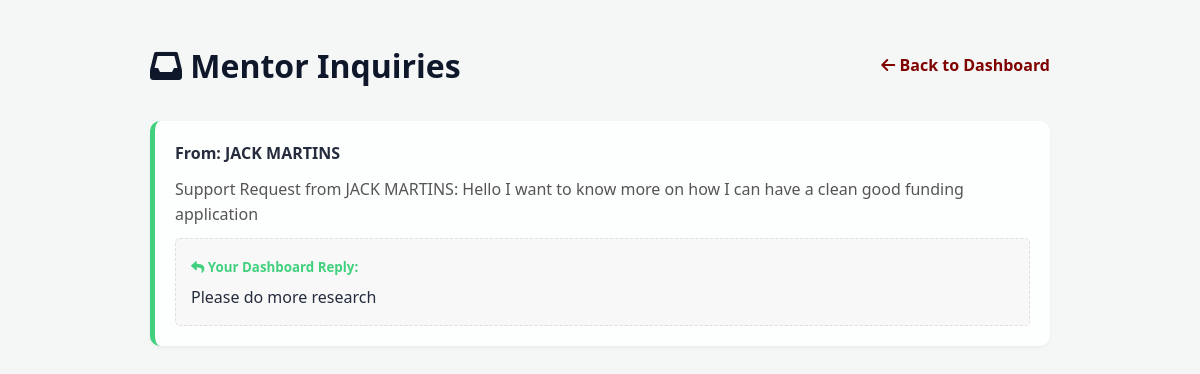
Before: /admin_inbox.php (signed in) with the older database file.
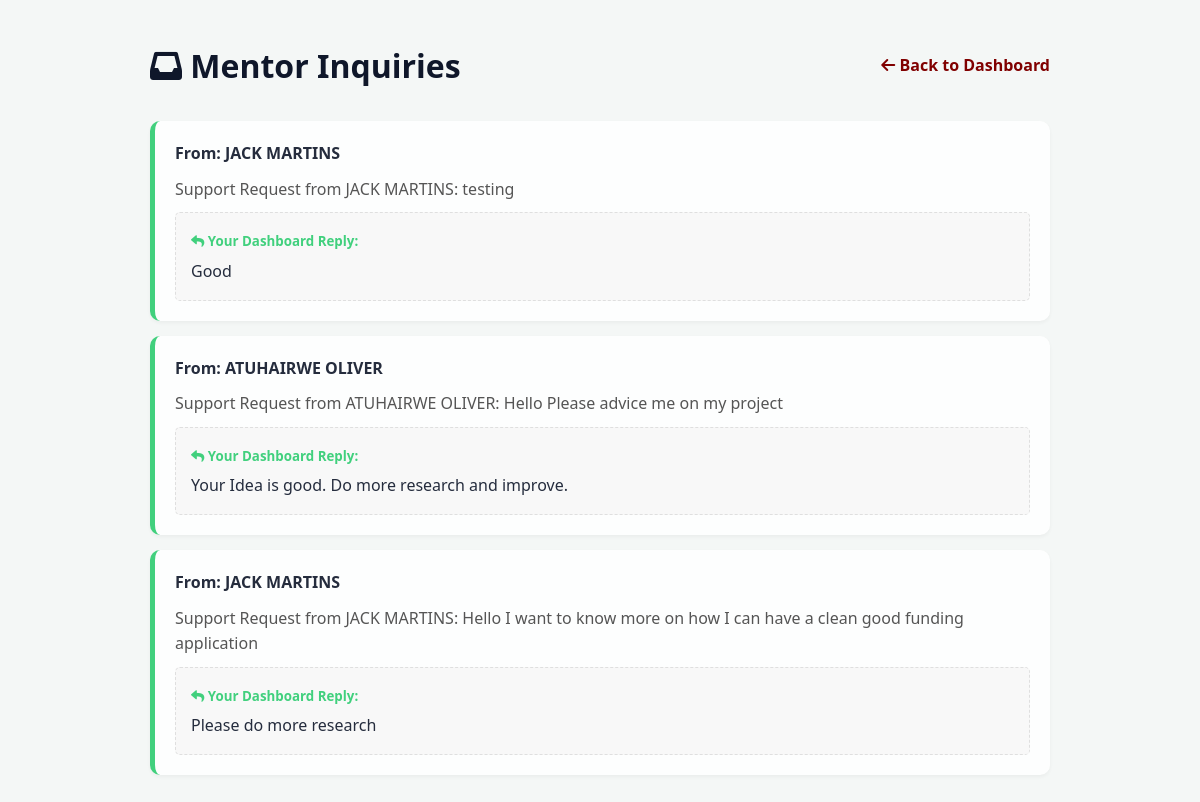
After: the same page with the newer database file.
### tables this page shows
CREATE TABLE `notifications` (
  `id` int(11) NOT NULL,
  `user_id` int(11) DEFAULT NULL,
  `message` text DEFAULT NULL,
  `type` varchar(50) DEFAULT NULL,
  `is_read` tinyint(4) DEFAULT 0,
  `created_at` timestamp NOT NULL DEFAULT current_timestamp(),
  `reply_message` text DEFAULT NULL,
  `replied_at` timestamp NULL DEFAULT NULL
);

CREATE TABLE `users` (
  `id` int(11) NOT NULL,
  `full_name` varchar(100) NOT NULL,
  `email` varchar(150) NOT NULL,
  `password_hash` varchar(255) NOT NULL,
  `role` enum('admin','innovator','mentor') DEFAULT 'innovator',
  `created_at` timestamp NOT NULL DEFAULT current_timestamp()
);

### admin_inbox.php (the view, shortened to what this page needs)
<?php
include 'db.php';
$queries = $conn->query("SELECT n.*, u.full_name FROM notifications n
                         JOIN users u ON n.user_id = u.id
                         WHERE n.type = 'mentor_query'
                         ORDER BY n.replied_at IS NULL DESC, n.created_at DESC");
?>
<!DOCTYPE html>
<html lang="en">
<head>
    <link rel="stylesheet" href="css/style.css">
    <link rel="stylesheet" href="https://cdnjs.cloudflare.com/ajax/libs/font-awesome/6.0.0/css/all.min.css">
</head>
<body>
<div class="container">
    <div class="header-area">
        <h1><i class="fas fa-inbox"></i> Mentor Inquiries</h1>
        <a href="admin_dashboard.php" class="back-link"><i class="fas fa-arrow-left"></i> Back to Dashboard</a>
    </div>
    <?php if ($queries->num_rows > 0): ?>
        <?php while($row = $queries->fetch_assoc()): ?>
            <div class="msg-card <?php echo $row['reply_message'] ? 'replied' : ''; ?>">
                <strong>From: <?php echo htmlspecialchars($row['full_name']); ?></strong>
                <p style="margin-top: 10px; color: #444;"><?php echo nl2br(htmlspecialchars($row['message'])); ?></p>
                <?php if($row['reply_message']): ?>
                    <div class="reply-box">
                        <small style="color: #2ecc71;"><strong><i class="fas fa-reply"></i> Your Dashboard Reply:</strong></small>
                        <p style="margin-top: 5px;"><?php echo nl2br(htmlspecialchars($row['reply_message'])); ?></p>
                    </div>
                <?php else: ?>
                    <button onclick="openReply(<?php echo $row['id']; ?>)" class="btn-hero" style="padding:8px 18px; font-size:0.8rem; border:none; cursor:pointer; margin-top: 10px;">
                        <i class="fas fa-paper-plane"></i> Reply to Dashboard
                    </button>
                <?php endif; ?>
            </div>
        <?php endwhile; ?>
    <?php else: ?>
        <p style="text-align: center; color: #888; margin-top: 50px;">No inquiries found.</p>
    <?php endif; ?>
</div>
</body>
</html>

Changed rows visible on the page:
added notifications: user.full_name "JACK MARTINS", message "Support Request from JACK MARTINS: testing", reply_message "Good"
added notifications: user.full_name "ATUHAIRWE OLIVER", message "Support Request from ATUHAIRWE OLIVER: Hello Please advice me on my project", reply_message "Your Idea is good. Do more research and improve."
